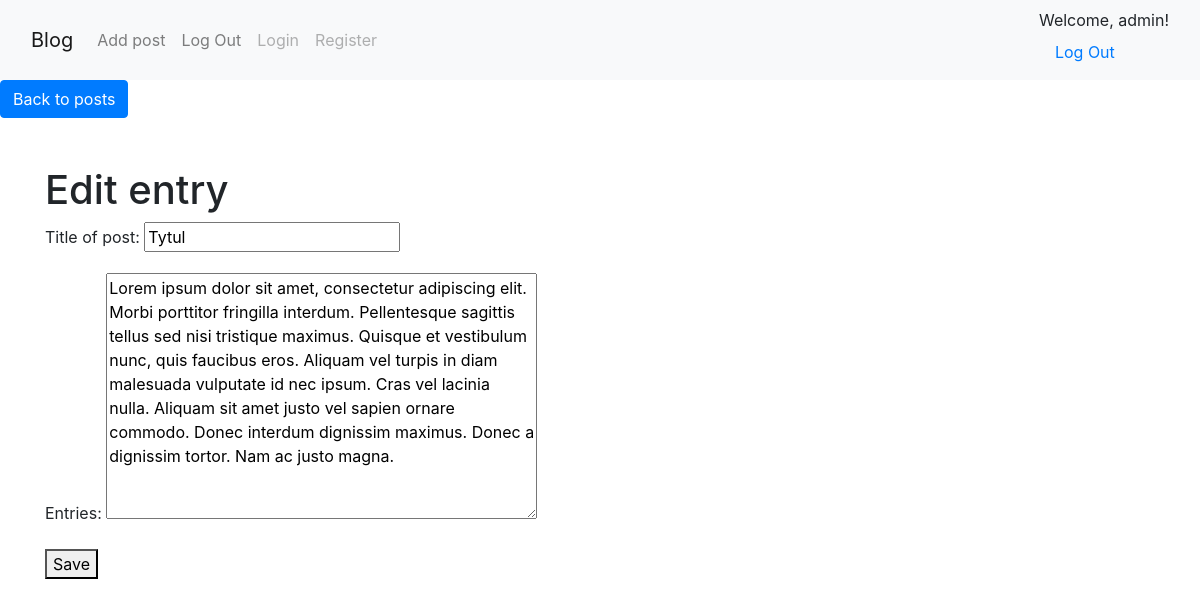
Screenshot of /entry/edit/2/ (signed in) with the database file from the repository.
### blog/models.py (models this page shows)
class Entry(models.Model):
    title = models.CharField(_("Title of post"), max_length=50)
    entries = models.TextField(_("Entries"))
    created_at = models.DateTimeField(_("Created at"), default=timezone.now)
    updated_at = models.DateTimeField(_("Updated at"), auto_now=True)
    author = models.ForeignKey(
        User, verbose_name=_("Author Post"), on_delete=models.CASCADE
    )
    class Meta:
        verbose_name = "Entries"
        verbose_name_plural = "Entries"

### blog/views.py (the view, shortened to what this page needs)
# urls.py: path("entry/edit/<pk>/", views.EntryEditView.as_view(), name="entry-edit"),
class EntryEditView(LoginRequiredMixin, UserPassesTestMixin, UpdateView):
    model = Entry
    template_name = "blog/edit_entry.html"
    fields = ("title", "entries")
    success_url = "/"
    def test_func(self):
        thisArticle = self.get_object()
        if self.request.user == thisArticle.author:
            return True
        return False

### blog/templates/blog/edit_entry.html (shortened to what this page needs)
{% extends "blog/base.html" %}
{%block body%}
<a href="{% url 'homepage' %}" class="btn btn-primary">Back to posts</a>
<div class="container py-5">
    <h1>Edit entry</h1>
    <form method="POST">
        {{form.as_p}}
        <button type="submit">Save</button>
    </form>
</div>
{%endblock%}

### blog/templates/blog/base.html (shortened to what this page needs)
<!DOCTYPE html>
<html lang="en">
<head>
    <link rel="stylesheet" href="https://cdn.jsdelivr.net/npm/bootstrap@4.4.1/dist/css/bootstrap.min.css"
>
</head>
<body>
    <nav class="navbar navbar-expand-lg navbar-light bg-light">
        <div class="container-fluid">
            <a class="navbar-brand" href="{% url 'homepage' %}">Blog</a>
            <div class="collapse navbar-collapse" id="navbarNavAltMarkup">
                <div class="navbar-nav">
                    {%if user.is_authenticated%}
                    <a class="nav-link" href="{% url 'entry-add' %}">Add post</a>
                    <a class="nav-link" href="{% url 'log-out' %}">Log Out</a>
                    <a class="nav-link disabled" href="{% url 'login' %}" tabindex="-1" aria-disabled="true">Login</a>
                    <a class="nav-link disabled" href="{% url 'register' %}" tabindex="-1"
                        aria-disabled="true">Register</a>
                    {%else%}
                    <a class="nav-link disabled" href="{% url 'entry-add' %}" tabindex="-1" aria-disabled="true">Add
                        post</a>
                    <a class="nav-link" href="{% url 'login' %}">Login</a>
                    <a class="nav-link" href="{% url 'register' %}">Register</a>
                    {%endif%}
                </div>
                <div class="ml-auto">
                    {% if user.is_authenticated %}
                    <a>Welcome, {{ user.username }}!<a class="nav-link" href="{% url 'log-out' %}">Log Out</a></a>
                    {% endif %}
                </div>
            </div>
        </div>
    </nav>
    {%block body%}{%endblock%}
</body>
</html>

### rows the page displays
Entry: title "Tytul", entries "Lorem ipsum dolor sit amet, consectetur adipiscing elit. Morbi porttitor fringilla interdum. Pellentesque sagittis tellus sed nisi tristique maximus. Quisque et vestibulum nunc, quis faucibus eros. Aliquam vel turpis in diam malesuada vulputate id nec ipsum. Cras vel lacinia nulla. Aliquam sit amet justo vel sapien ornare commodo. Donec interdum dignissim maximus. Donec a dignissim tortor. Nam ac justo magna."

### other values shown
{{ user.username }} "admin"
